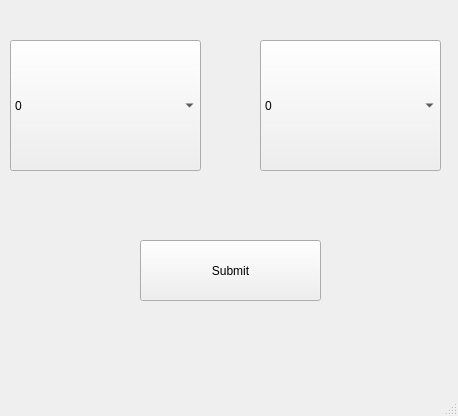
<?xml version="1.0" encoding="UTF-8"?>
<ui version="4.0">
 <class>MainWindow</class>
 <widget class="QMainWindow" name="MainWindow">
  <property name="geometry">
   <rect>
    <x>0</x>
    <y>0</y>
    <width>458</width>
    <height>416</height>
   </rect>
  </property>
  <property name="windowTitle">
   <string>MainWindow</string>
  </property>
  <widget class="QWidget" name="centralwidget">
   <widget class="QComboBox" name="comboX">
    <property name="geometry">
     <rect>
      <x>10</x>
      <y>40</y>
      <width>191</width>
      <height>131</height>
     </rect>
    </property>
    <item>
     <property name="text">
      <string>0</string>
     </property>
    </item>
    <item>
     <property name="text">
      <string>1</string>
     </property>
    </item>
   </widget>
   <widget class="QComboBox" name="comboY">
    <property name="geometry">
     <rect>
      <x>260</x>
      <y>40</y>
      <width>181</width>
      <height>131</height>
     </rect>
    </property>
    <item>
     <property name="text">
      <string>0</string>
     </property>
    </item>
    <item>
     <property name="text">
      <string>1</string>
     </property>
    </item>
   </widget>
   <widget class="QPushButton" name="pushButton">
    <property name="geometry">
     <rect>
      <x>140</x>
      <y>240</y>
      <width>181</width>
      <height>61</height>
     </rect>
    </property>
    <property name="text">
     <string>Submit</string>
    </property>
   </widget>
   <widget class="QLabel" name="label">
    <property name="geometry">
     <rect>
      <x>10</x>
      <y>180</y>
      <width>441</width>
      <height>51</height>
     </rect>
    </property>
    <property name="font">
     <font>
      <pointsize>28</pointsize>
     </font>
    </property>
    <property name="text">
     <string/>
    </property>
   </widget>
  </widget>
  <widget class="QMenuBar" name="menubar">
   <property name="geometry">
    <rect>
     <x>0</x>
     <y>0</y>
     <width>458</width>
     <height>26</height>
    </rect>
   </property>
  </widget>
  <widget class="QStatusBar" name="statusbar"/>
 </widget>
 <resources/>
 <connections/>
</ui>
